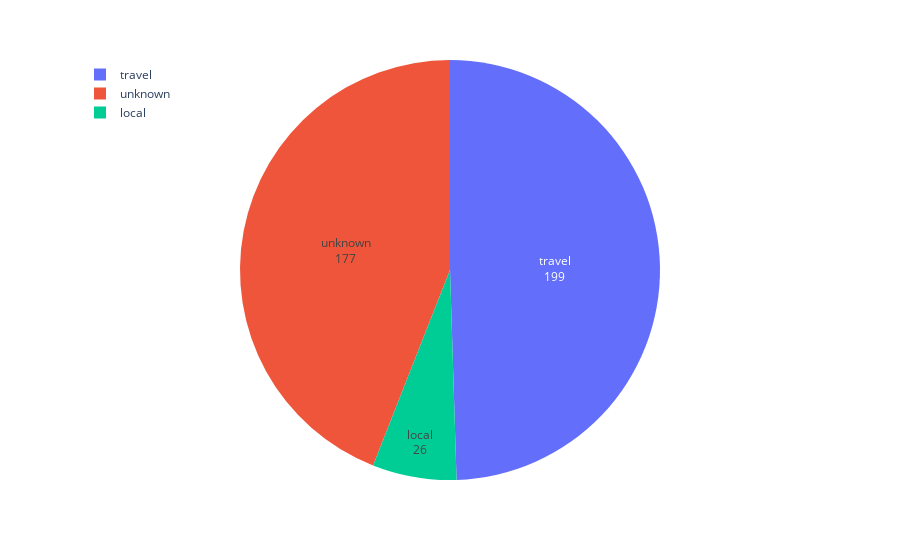

Notebook source saved alongside this figure:
### Code cell
fig_transmission = px.pie(tot_transmission_data, values='total', names='type')
fig_transmission.update_layout(legend=dict(x=0, y=1))
# hov_template = ''
fig_transmission.update_traces(hoverinfo= 'label+percent', 
                  hovertemplate = '%{label}<br>%{value}',
                  textinfo='value+label',
                  textposition='inside')
fig_transmission.show()

### Figure 1 — Plotly figure (JSON) as saved in the notebook; plotly's stock layout.template omitted (floating-point values rounded to 4 significant figures)
{"data": [{"domain": {"x": [0, 1], "y": [0, 1]}, "hoverinfo": "label+percent", "hoverlabel": {"namelength": 0}, "hovertemplate": "%{label}<br>%{value}", "labels": ["local", "unknown", "travel"], "legendgroup": "", "name": "", "showlegend": true, "textinfo": "value+label", "textposition": "inside", "type": "pie", "values": [26, 177, 199]}], "layout": {"legend": {"tracegroupgap": 0, "x": 0, "y": 1}, "margin": {"t": 60}}}
